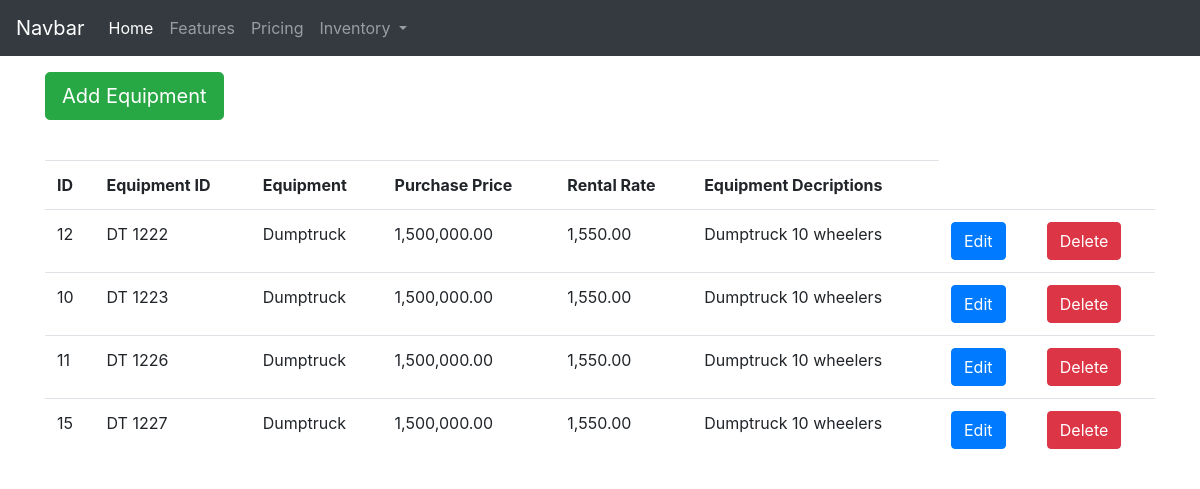
The app's page /equipment_list/ with its own data.
### inventory_management/models.py (models this page shows, shortened)
class equipment(models.Model):
    equipment_id = models.CharField(max_length=100,
                                blank=True, null=True)
    equipment_name = models.CharField(max_length=100)
    purchase_value = models.DecimalField(max_digits=19,decimal_places=2,null=True, blank=True)
    rental_rate = models.DecimalField(max_digits=19,decimal_places=2,null=True, blank=True)
    equipment_descriptions = models.CharField(max_length=250)
    update = models.DateTimeField(auto_now=True)
    created = models.DateTimeField(auto_now_add=True)
    class Meta:
        ordering = ['equipment_name']
        db_table = 'equipment_db'

### inventory_management/views.py (the view)
# urls.py: path('equipment_list/', views.get_equipment_list, name="equipment_list"),
def get_equipment_list(request):
    context = {
        'sequenceList': equipment.objects.order_by('equipment_id')
    }
    return render(request, "equipment_list.html", context)

### inventory_management/templates/equipment_list.html (shortened to what this page needs)
{% extends 'base.html' %}
{% block content %}
<body>
    <div  class="container mt-3">
        <button class="btn btn-success btn-lg " data-toggle="modal" data-target="#modalForm">
            Add Equipment
        </button>
    </div><br>
    <div>
    <form class="form">
        <div class="container mt-3">
            <table class="table table-borderless">
                <thead class="border-bottom font-weight-bold">
                        <td>ID</td>
                        <td>Equipment ID</td>
                        <td>Equipment</td>
                        <td>Purchase Price</td>
                        <td>Rental Rate</td>
                        <td>Equipment Decriptions</td>
                </thead>
                <tbody>
                    {% for list in sequenceList%}
                        <tr>
                            <td>{{list.id}}</td>
                            <td>{{list.equipment_id}}</td>
                            <td>{{list.equipment_name}}</td>
                            <td>{{list.purchase_value}}</td>
                            <td>{{list.rental_rate}}</td>
                            <td>{{list.equipment_descriptions}}</td>
                            <td>
                                <a href=""
                                <button type="button" class="btn btn-primary">
                                 Edit</button></a>
                            </td>
                            <td>
                                <a href="{% url 'equipmentDelete' list.id%}"method="POST">
                                    <button type="button" class="btn btn-danger"> Delete</button>
                                </a>
                            </td>
                        </tr>
                    {% endfor %}
                </tbody>
            </table>
        </div>
    </form>
</body>
{% endblock %}

### inventory_management/templates/base.html (shortened to what this page needs)
<!DOCTYPE html>
<html lang="en">
<head>
  <link rel="stylesheet" href="https://maxcdn.bootstrapcdn.com/bootstrap/4.0.0-beta/css/bootstrap.min.css">
</head>
<body>
  <nav class="navbar navbar-expand-lg navbar-dark bg-dark">
    <a class="navbar-brand" href="#">Navbar</a>
    <div class="collapse navbar-collapse" id="navbarNavDropdown">
      <ul class="navbar-nav">
        <li class="nav-item active">
          <a class="nav-link" href="#">Home <span class="sr-only">(current)</span></a>
        </li>
        <li class="nav-item">
          <a class="nav-link" href="#">Features</a>
        </li>
        <li class="nav-item">
          <a class="nav-link" href="#">Pricing</a>
        </li>
        <li class="nav-item dropdown">
          <a class="nav-link dropdown-toggle" href="{% url 'test' %}" id="navbarDropdownMenuLink" data-toggle="dropdown" aria-haspopup="true" aria-expanded="false">
            Inventory
        </a>
        </li>
      </ul>
    </div>
  </nav>
</body>
</html>
{% block content %}
{% endblock %}

### records on screen
equipment: id "12", equipment_id "DT 1222", equipment_name "Dumptruck", purchase_value "1,500,000.00", rental_rate "1,550.00", equipment_descriptions "Dumptruck 10 wheelers"
equipment: id "10", equipment_id "DT 1223", equipment_name "Dumptruck", purchase_value "1,500,000.00", rental_rate "1,550.00", equipment_descriptions "Dumptruck 10 wheelers"
equipment: id "11", equipment_id "DT 1226", equipment_name "Dumptruck", purchase_value "1,500,000.00", rental_rate "1,550.00", equipment_descriptions "Dumptruck 10 wheelers"
equipment: id "15", equipment_id "DT 1227", equipment_name "Dumptruck", purchase_value "1,500,000.00", rental_rate "1,550.00", equipment_descriptions "Dumptruck 10 wheelers"
